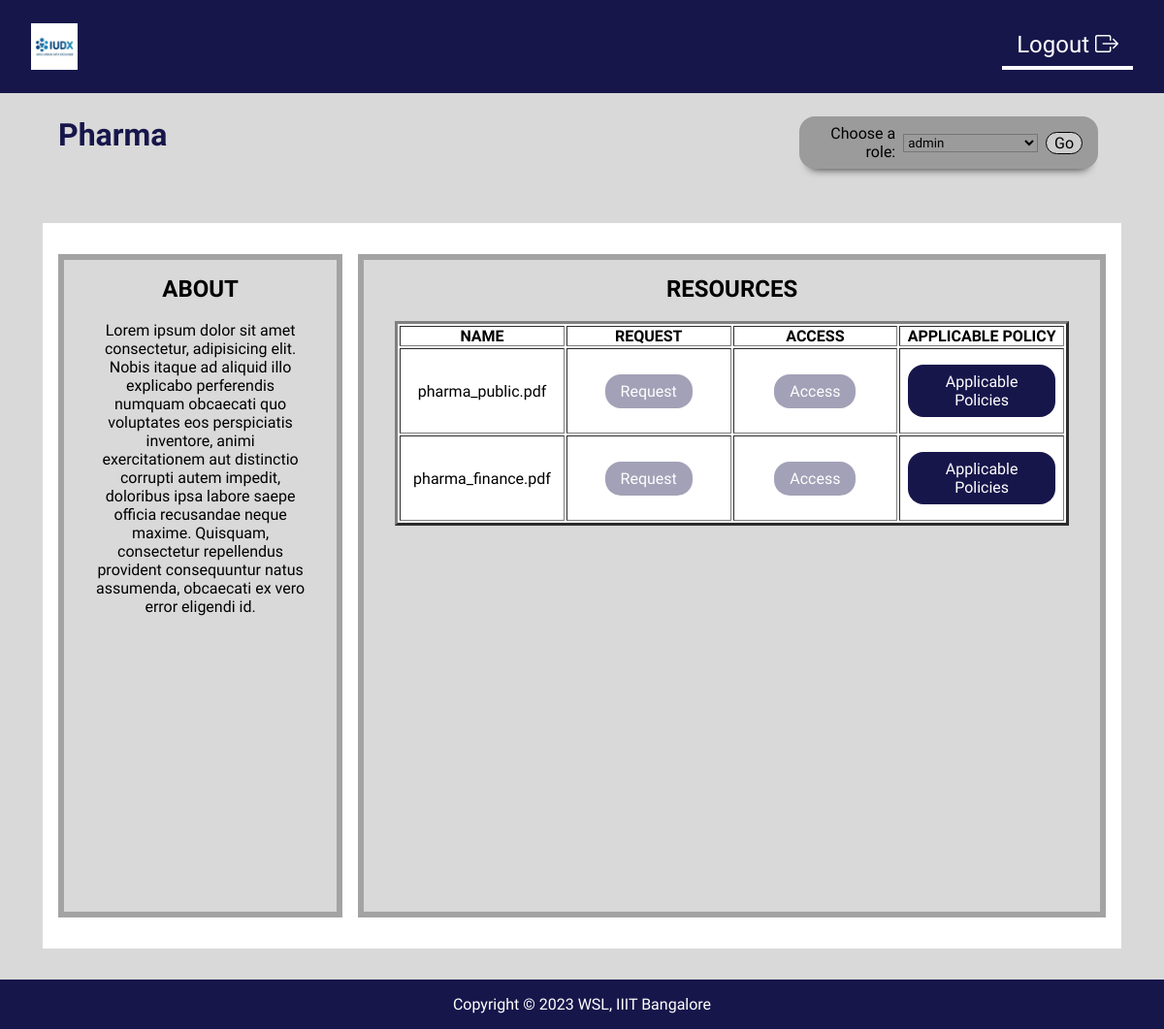
Screenshot of /apd/Pharma (signed in) with the database file from the repository.
### consent_service/models.py (models this page shows)
class Resource(models.Model):
    documents = models.FileField(upload_to='document/')
    document_type = models.TextField(null=True)
    document_name = models.TextField(null=True)
    consent_artefact = models.TextField(null=True, blank=True)
    resource_apd = models.TextField(max_length=1000)
    resource_inode = models.JSONField(null=True, blank=True)

### consent_service/views.py (the view, shortened to what this page needs)
# urls.py: path('apd/<apd_name>', c_views.apd),
def apd(request,apd_name):
    global chosen_role
    username = request.session['username']
    apd_resources = Resource.objects.filter(resource_apd=apd_name)
    user_id = User.objects.filter(username=username)[0].id
    user_info = user_role_info.objects.filter(user_id=user_id)[0].role
    if isinstance(user_info, str):
        user_info = eval(user_info)
    user_roles = user_info[f'{apd_name}']
    if 'role' in request.POST :
        chosen_role = request.POST['role']
        policies_for_artifact = {}
        apd_policies = PolicyBigTable.objects.filter(apd_name=apd_name)
        for policy in apd_policies:
            if policy.artifact in policies_for_artifact:
                policies_for_artifact[f'{policy.artifact}'].append(policy.id)
            else:
                policies_for_artifact[f'{policy.artifact}'] = [(policy.id)]
        return render(request, 'apd.html', {'user_id':user_id,'user_roles':user_roles, 'apd_name':apd_name, 'resources':apd_resources, 'chosen_role':chosen_role, 'policies_for_artifact':policies_for_artifact})
    else:
        return render(request, 'apd.html', {'user_id':user_id,'user_roles':user_roles, 'apd_name':apd_name, 'resources':apd_resources})

### consent_service/templates/apd.html (shortened to what this page needs)
{% extends 'default.html' %}
{% load static %}
    {% block content %}
    <div class="welcome-page-header">
        <img align="left" src="{% static 'img/IUDX_logo.jpg' %}" alt="logo" class="logo"/>
        <div class="icons navbar-items">
            <div class="logout-icon" onclick="logout()">Logout&nbsp;<i class="bi bi-box-arrow-right"></i></div>
        </div>
    </div>
    {% if chosen_role %}
    <div class="grouped-header">
        <div>
        <h1 class="welcome-header">{{apd_name}} - Role : {{chosen_role}} </h1>
        </div>
        <form class="role-dropdown dropdown-content" action="/apd/{{apd_name}}" method="post">
            {% csrf_token %}
            <label  for="role">Choose a role:</label>
            <select name="role" id="role">
                {% for role in user_roles %}
                <option value="{{role}}">{{role}}</option>
                {% endfor %}
            </select>
            <input type="submit" value="Go" class="go-role" style="background-color: #ccc; color: black;">
        </form>
    </div>
    {% else %}
    <div class="grouped-header">
        <div>
        <h1 class="welcome-header">{{apd_name}}</h1>
        </div>
        <form class="role-dropdown dropdown-content" action="/apd/{{apd_name}}" method="post">
            <label  for="role">Choose a role:</label>
            <select name="role" id="role">
                {% for role in user_roles %}
                <option value="{{role}}">{{role}}</option>
                {% endfor %}
            </select>
            <input type="submit" value="Go" class="go-role" style="background-color: #ccc; color: black;">
        </form>
    </div>
    {% endif %}
    <div class="apd-container">
        <div class="apd-about">
            <h2 class="apd-about-heading">ABOUT</h2>
            <br>
            <div class="apd-about-text">
                <p>
                    Lorem ipsum dolor sit amet consectetur, adipisicing elit. Nobis itaque ad aliquid illo explicabo perferendis numquam obcaecati quo voluptates eos perspiciatis inventore, animi exercitationem aut distinctio corrupti autem impedit, doloribus ipsa labore saepe officia recusandae neque maxime. Quisquam, consectetur repellendus provident consequuntur natus assumenda, obcaecati ex vero error eligendi id.
                </p>
            </div>
        </div>
        <div class="apd-resource">
            <h2 class="apd-resource-heading">RESOURCES</h2>
            <br>
            <table border="3" width="100%" >
                <tr>
                    <th style="width:25%">NAME</th>
                    <th style="width:25%">REQUEST</th>
                    <th style="width:25%">ACCESS</th>
                    <th style="width:25%">APPLICABLE POLICY</th>
                </tr>
                {% for i in resources %}
                <tr>
                    <td>{{i.document_name}}</td>
                    <td>
                        {% if chosen_role %}
                        <button class="request-btn" type="submit" name="{{i.document_name}}" id="{{i.id}}" onClick="requestResource(this.name)">Request</button>
                        {% else %}
                        <button class="request-btn disabled-btn" id="{{i.id}}" disabled>Request</button>
                        {% endif %}
                    </td>
                    <td>
                        <button class="access-btn disabled-btn" id="{{i.id}}">Access</button>
                    </td>
                    <td><button class="request-btn" type="submit" id="{{i.id}}" name="{{i.document_name}}" onClick="applicable_policy(this.name)">Applicable Policies</button></td>
                </tr>
                {% endfor %}
            </table>
        </div>
    </div>
    <div class="footer">
        Copyright &copy; 2023 WSL, IIIT Bangalore
    </div>
    {% endblock %}

### consent_service/static/css/style.css (style rules this page uses)
* { margin: 0; padding: 0; background-color: white; font-family: 'Work Sans', sans-serif; }
form { display: flex; flex-direction: column; align-items: center; justify-content: center; border-radius: 20px; }
input { width: 60%; text-align: left; padding: 0.5rem 1rem; border: 1px solid #ccc; border-radius: 0.5rem; box-sizing: border-box; font-size: 1rem; font-family: 'Work Sans', sans-serif; }
label { width: 50%; text-align: right; background-color: white; }
h1 { color:rgba(23, 22, 75); text-align: center; }
.welcome-header { margin: 1rem 0; background: transparent; }
.logo { align-items: flex-start; height: 3rem; }
.welcome-page-header { display: flex; flex-direction: row; justify-content: space-between; background-color: rgba(23, 22, 75); padding: 1.5rem 2rem; text-align: center; font-size: 0.5rem; font-family: 'Work Sans', sans-serif; }
.logout-icon { padding: 8px 15px; background-color: rgba(23, 22, 75); color: white; border: none; font-size: 1.5rem; transition: 0.3s ease-in-out; }
.logout-icon > i { color: white; background-color: rgba(23, 22, 75); }
.apd-container { width: 90vw; margin: 2rem auto; padding: 2rem 1rem; display: flex; flex-direction: row; align-items: center; gap: 1rem; }
.apd-about { width: 25%; text-align: center; background: rgba(217,217,217,1); padding: 1rem 2rem; border: 6px solid rgba(0,0,0,0.25); height: 80vh; }
.apd-resource { width: 80%; text-align: center; padding: 1rem 2rem; background: rgba(217,217,217,1); border: 6px solid rgba(0,0,0,0.25); height: 80vh; }
.apd-about-heading, .apd-about-text { background: rgba(217,217,217,1); }
.apd-about-text { height: 69vh; overflow-y: scroll; display: flex; flex-direction: column; justify-content: flex-start; gap: 1rem; }
.apd-about-text > * { background: rgba(217,217,217,1); }
.apd-resource-heading { background: rgba(217,217,217,1); }
.request-btn,.access-btn { background-color: rgba(23, 22, 75, 1); color: white; padding: 0.5rem 1rem; border-radius: 1rem; border: none; cursor: pointer; font-size: 1rem; font-family: 'Work Sans', sans-serif; margin: 1rem 0.5rem; transition: all 0.3s ease-in-out; }
.disabled-btn { background-color: rgba(23, 22, 75, 0.4); cursor: not-allowed; }
.footer { background-color: rgba(23, 22, 75, 1); padding: 1rem 0; text-align: center; width: 100%; color: white; }
.grouped-header { display: flex; flex-direction: row; justify-content: space-between; gap: 1rem; width: 90vw; margin: 0 auto; padding: 0.5rem 0.5rem;; background-color: rgb(217, 217, 217); }
.grouped-header > * { background-color: rgb(217, 217, 217); }
.role-dropdown { display: flex; flex-direction: row; gap: 0.5rem; background-color: #9b9b9b; color: black; width: 23vw; padding: 0.5rem 1rem; border-radius: 1rem; border: none; cursor: pointer; font-size: 1rem; font-family: 'Work Sans', sans-serif; margin: 1rem 0.5rem; transition: all 0.3s ease-in-out; box-shadow: 0 10px 10px -10px #222222; }
.role-dropdown > * { background-color: #88888800; }
.go-role { background-color: rgba(23, 22, 75, 1); color: white; padding: 1px 1px; text-align: center; border-radius: 1rem; border: double 1px rgb(0, 0, 0); cursor: pointer; width: 5vw; font-size: 1rem; font-family: 'Work Sans', sans-serif; margin: 0 auto; transition: all 0.3s ease-in-out; }

### consent_service/templates/default.html (style rules this page uses)
body { background-repeat: no-repeat; background-size: cover; }

### rows the page displays
Resource: document_name "pharma_public.pdf"
Resource: document_name "pharma_finance.pdf"

### other values shown
{{ apd_name }} "Pharma"
form field role "admin"
